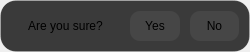
<?xml version="1.0" encoding="UTF-8"?>
<ui version="4.0">
 <class>main_widget</class>
 <widget class="QWidget" name="main_widget">
  <property name="geometry">
   <rect>
    <x>0</x>
    <y>0</y>
    <width>250</width>
    <height>52</height>
   </rect>
  </property>
  <property name="windowTitle">
   <string/>
  </property>
  <layout class="QHBoxLayout" name="hlayout_main_widget">
   <property name="spacing">
    <number>0</number>
   </property>
   <property name="leftMargin">
    <number>0</number>
   </property>
   <property name="topMargin">
    <number>0</number>
   </property>
   <property name="rightMargin">
    <number>0</number>
   </property>
   <property name="bottomMargin">
    <number>0</number>
   </property>
   <item>
    <widget class="QFrame" name="background_frame">
     <property name="styleSheet">
      <string notr="true">QFrame#background_frame {
border-radius: 16px;
border: 1px solid rgba(255, 255, 255, 30);
background: rgba(42, 42, 42, 235);
}
QFrame#background_inner_frame {
border-radius: 10px;
background: transparent;
}</string>
     </property>
     <layout class="QHBoxLayout" name="hlayout_background_frame">
      <property name="spacing">
       <number>0</number>
      </property>
      <property name="leftMargin">
       <number>10</number>
      </property>
      <property name="topMargin">
       <number>10</number>
      </property>
      <property name="rightMargin">
       <number>10</number>
      </property>
      <property name="bottomMargin">
       <number>10</number>
      </property>
      <item>
       <widget class="QFrame" name="background_inner_frame">
        <layout class="QHBoxLayout" name="hlayout_background_inner_frame" stretch="0,0">
         <property name="spacing">
          <number>10</number>
         </property>
         <property name="leftMargin">
          <number>0</number>
         </property>
         <property name="topMargin">
          <number>0</number>
         </property>
         <property name="rightMargin">
          <number>0</number>
         </property>
         <property name="bottomMargin">
          <number>0</number>
         </property>
         <item>
          <widget class="QLabel" name="confirmation_label">
           <property name="text">
            <string>Are you sure?</string>
           </property>
           <property name="alignment">
            <set>Qt::AlignmentFlag::AlignCenter</set>
           </property>
          </widget>
         </item>
         <item>
          <widget class="QFrame" name="confirmation_frame">
           <property name="minimumSize">
            <size>
             <width>0</width>
             <height>30</height>
            </size>
           </property>
           <property name="styleSheet">
            <string notr="true">QFrame#confirmation_frame {
border-radius: 10px;
}
QFrame#confirmation_frame QPushButton {
padding: 3px 10px 4px 10px;
border-radius: 10px;
background: rgba(255, 255, 255, 15);
}
QFrame#confirmation_frame QPushButton:hover {
background: rgba(255, 255, 255, 20);
}
QFrame#confirmation_frame QPushButton:pressed {
background: rgba(255, 255, 255, 10);
}
QFrame#confirmation_frame  QPushButton:focus {
outline: none;
}</string>
           </property>
           <layout class="QHBoxLayout" name="hlayout_manage_btns_frame">
            <property name="spacing">
             <number>10</number>
            </property>
            <property name="leftMargin">
             <number>0</number>
            </property>
            <property name="topMargin">
             <number>0</number>
            </property>
            <property name="rightMargin">
             <number>0</number>
            </property>
            <property name="bottomMargin">
             <number>0</number>
            </property>
            <item>
             <widget class="QPushButton" name="btn_yes">
              <property name="sizePolicy">
               <sizepolicy hsizetype="Preferred" vsizetype="Preferred">
                <horstretch>0</horstretch>
                <verstretch>0</verstretch>
               </sizepolicy>
              </property>
              <property name="text">
               <string>Yes</string>
              </property>
             </widget>
            </item>
            <item>
             <widget class="QPushButton" name="btn_no">
              <property name="sizePolicy">
               <sizepolicy hsizetype="Preferred" vsizetype="Preferred">
                <horstretch>0</horstretch>
                <verstretch>0</verstretch>
               </sizepolicy>
              </property>
              <property name="text">
               <string>No</string>
              </property>
             </widget>
            </item>
           </layout>
          </widget>
         </item>
        </layout>
       </widget>
      </item>
     </layout>
    </widget>
   </item>
  </layout>
 </widget>
 <resources/>
 <connections/>
</ui>
